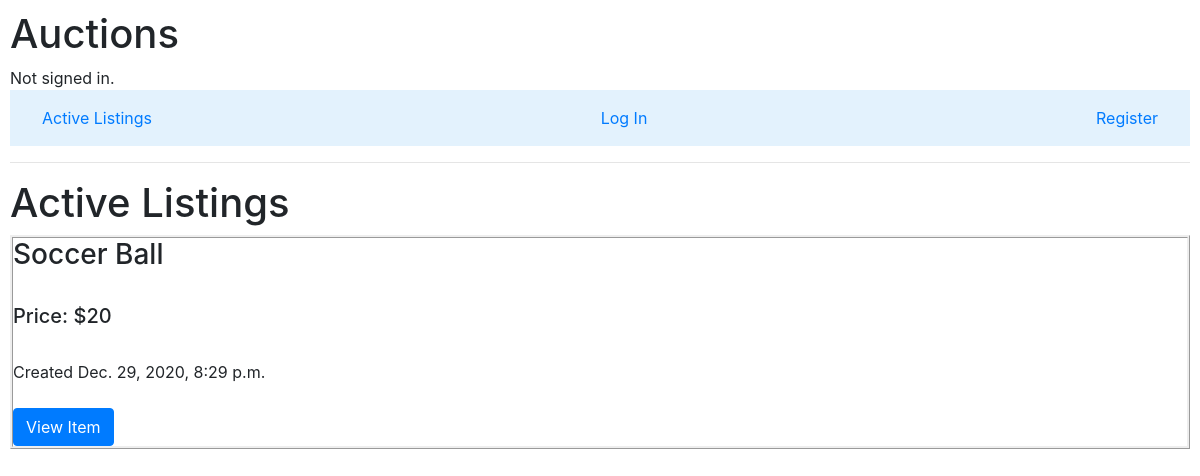
Before: / with the older database file.
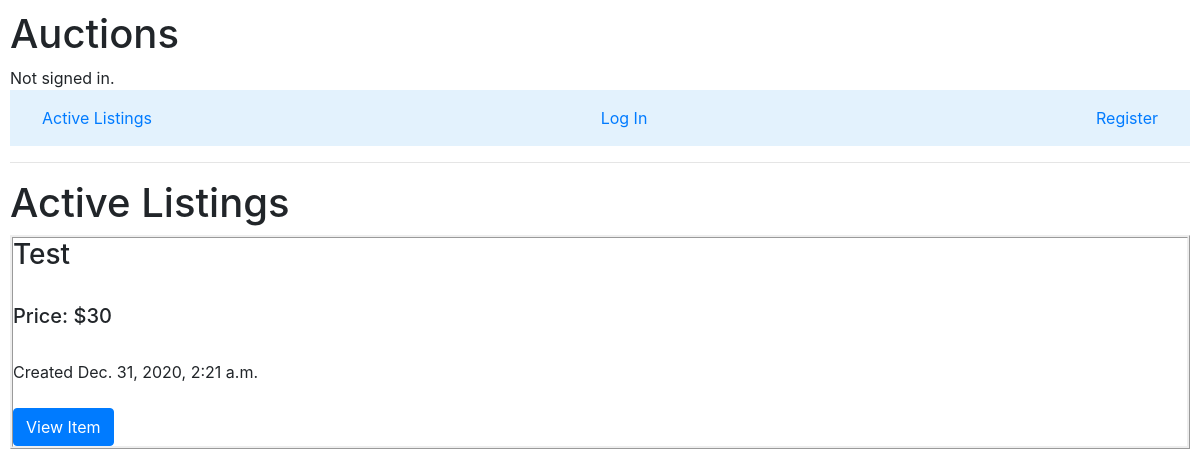
After: the same page with the newer database file.
### auctions/models.py (models this page shows, shortened)
class Listing(models.Model):
   title = models.CharField(max_length=64)
   description = models.CharField(max_length= 264)
   price = models.IntegerField()
   user = models.CharField(max_length=64)
   date = models.DateTimeField(auto_now=False, auto_now_add=True)
   img = models.CharField(max_length = 264,blank=True)
   category = models.CharField(max_length=64,blank=True)
   open = models.BooleanField(default=True)

### auctions/views.py (the view)
# urls.py: path("", views.index, name="index"),
def index(request):
    return render(request, "auctions/index.html", {
        "Listings": Listing.objects.all().filter(open=True),
        "User": User.objects.all()
    })

### auctions/templates/auctions/index.html (shortened to what this page needs)
{% extends "auctions/layout.html" %}
{% block body %}
    <h1> Active Listings </h1>
    {% if Listings%}
        {% for listing in Listings%}
            <div style= "border-style:ridge">
                <div class="media-body">
                    <h3>{{ listing.title}}</h3></a></br>
                    <strong> <h5>Price: ${{listing.price}}</h5> </strong></br>
                    Created {{ listing.date}}</br></br>
                    <a href= "{% url 'listing' listing.id %}"><button class="btn btn-primary">View Item</button></a></br>
                </div>
            </div></br>
        {% endfor %}
    {% else %}
    No current listings.
    {% endif %}
{% endblock %}

### auctions/templates/auctions/layout.html (shortened to what this page needs)
{% load static %}
<!DOCTYPE html>
<html lang="en">
    <div class="heading">
    <head>
        <link rel="stylesheet" href="https://stackpath.bootstrapcdn.com/bootstrap/4.4.1/css/bootstrap.min.css">
        <link href="{% static 'auctions/styles.css' %}" rel="stylesheet">
    </head>
    <body>
        <h1>Auctions</h1>
        <div>
            {% if user.is_authenticated %}
                Signed in as <strong>{{ user.username }}</strong>.
            {% else %}
                Not signed in.
            {% endif %}
        </div>
        </div>
        <nav class="navbar navbar-light" style="background-color: #e3f2fd;">
                <a class="nav-link" href="{% url 'index' %}">Active Listings</a>
            {% if user.is_authenticated %}
                {% comment %} <li class="nav-item"> {% endcomment %}
                    <a class="nav-link" href="{% url 'create_listing' %}">Create Listing</a>
                {% comment %} </li> {% endcomment %}
                <a class="nav-link" href="{% url 'categories' %}">Categories</a>
                <a class="nav-link" href="{% url 'watchlist' %}">Watchlist</a>
                <a class="nav-link" href="{% url 'closed_listings' %}">Closed Listings</a>
                <a class="nav-link" href="{% url 'user_listings' %}">My Listed Items</a>
                {% comment %} <li class="nav-item"> {% endcomment %}
                    <a class="nav-link" href="{% url 'logout' %}">Log Out</a>
                {% comment %} </li> {% endcomment %}
            {% else %}
                    <a class="nav-link" href="{% url 'login' %}">Log In</a>
                    <a class="nav-link" href="{% url 'register' %}">Register</a>
            {% endif %}
        </nav>
        <hr>
        {% block body %}
        {% endblock %}
    </body>
</html>

### auctions/static/auctions/styles.css (style rules this page uses)
body { padding: 10px; }

Changed rows visible on the page:
no longer on this page (row edited): Listing: title "Soccer Ball", price "20", date "Dec. 29, 2020, 8:29 p.m."
added Listing: title "Test", price "30", date "Dec. 31, 2020, 2:21 a.m."
